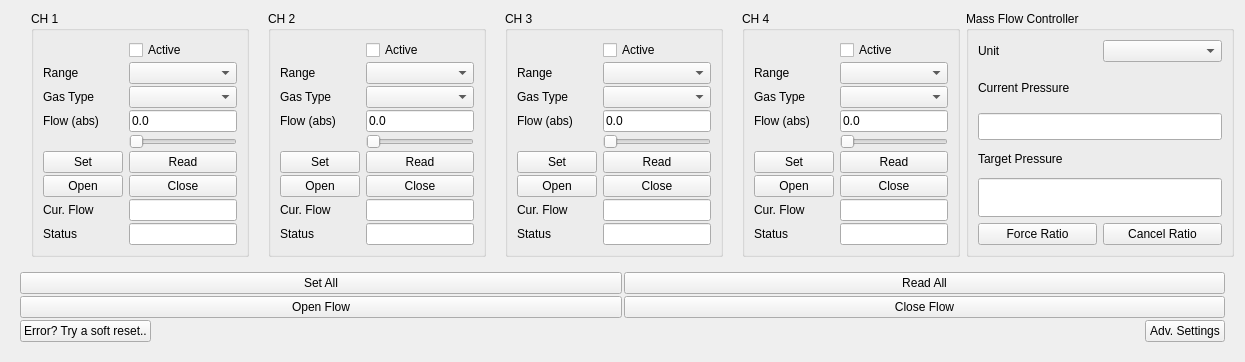
      <widget class="QWidget" name="tab_MFC">
       <attribute name="title">
        <string>Flow Controllers</string>
       </attribute>
       <attribute name="toolTip">
        <string>&lt;html&gt;&lt;head/&gt;&lt;body&gt;&lt;p&gt;&lt;span style=&quot; font-weight:600;&quot;&gt;Jet GUI - Mass Flow Controllers (MFCs)&lt;/span&gt;&lt;/p&gt;&lt;p&gt;&lt;span style=&quot; font-style:italic;&quot;&gt;Usage&lt;/span&gt;:&lt;br/&gt;(currently inactive due to lack of documentation behind the MFC control box)&lt;br/&gt;Control mass flow controllers&lt;/p&gt;&lt;p&gt;&lt;span style=&quot; font-style:italic;&quot;&gt;Keyboard Shortcuts&lt;/span&gt;:&lt;br/&gt;Escape - Exit the GUI&lt;br/&gt;Ctrl+PgDwn / Ctrl+Tab - Next tab&lt;br/&gt;Ctrl+PgUp / Ctrl+Shift+Tab - Previous tab&lt;/p&gt;&lt;p&gt;&lt;span style=&quot; font-style:italic;&quot;&gt;Mouse Shortcuts&lt;/span&gt;:&lt;br/&gt;(nothing special)&lt;/p&gt;&lt;/body&gt;&lt;/html&gt;</string>
       </attribute>
       <layout class="QVBoxLayout" name="verticalLayout_15">
        <item>
         <layout class="QHBoxLayout" name="horizontalLayout_2">
          <property name="leftMargin">
           <number>20</number>
          </property>
          <item>
           <widget class="QGroupBox" name="group_MFC1">
            <property name="maximumSize">
             <size>
              <width>300</width>
              <height>16777215</height>
             </size>
            </property>
            <property name="title">
             <string>CH 1</string>
            </property>
            <layout class="QGridLayout" name="gridLayout_5">
             <property name="verticalSpacing">
              <number>2</number>
             </property>
             <item row="1" column="1">
              <widget class="QComboBox" name="combo_MFC1Range"/>
             </item>
             <item row="6" column="1">
              <widget class="QPushButton" name="btn_MFC1Close">
               <property name="text">
                <string>Close</string>
               </property>
              </widget>
             </item>
             <item row="1" column="0">
              <widget class="QLabel" name="label_MFC1Range">
               <property name="text">
                <string>Range</string>
               </property>
              </widget>
             </item>
             <item row="0" column="1">
              <widget class="QCheckBox" name="check_MFC1Active">
               <property name="text">
                <string>Active</string>
               </property>
              </widget>
             </item>
             <item row="3" column="0">
              <widget class="QLabel" name="label_MFC1FSabs">
               <property name="text">
                <string>Flow (abs)</string>
               </property>
              </widget>
             </item>
             <item row="6" column="0">
              <widget class="QPushButton" name="btn_MFC1Open">
               <property name="text">
                <string>Open</string>
               </property>
              </widget>
             </item>
             <item row="2" column="0">
              <widget class="QLabel" name="label_MFC1Gas">
               <property name="text">
                <string>Gas Type</string>
               </property>
              </widget>
             </item>
             <item row="2" column="1">
              <widget class="QComboBox" name="combo_MFC1Gas">
               <property name="maximumSize">
                <size>
                 <width>150</width>
                 <height>16777215</height>
                </size>
               </property>
              </widget>
             </item>
             <item row="8" column="0">
              <widget class="QLabel" name="label_MFC1Status">
               <property name="text">
                <string>Status</string>
               </property>
              </widget>
             </item>
             <item row="7" column="0">
              <widget class="QLabel" name="label_MFC1CurrentFlow">
               <property name="text">
                <string>Cur. Flow</string>
               </property>
              </widget>
             </item>
             <item row="3" column="1">
              <widget class="ScrollableText" name="txt_MFC1FSabs">
               <property name="text">
                <string>0.0</string>
               </property>
              </widget>
             </item>
             <item row="8" column="1">
              <widget class="QLineEdit" name="txt_MFC1status">
               <property name="readOnly">
                <bool>true</bool>
               </property>
              </widget>
             </item>
             <item row="7" column="1">
              <widget class="QLineEdit" name="txt_MFC1CurrentFlow">
               <property name="readOnly">
                <bool>true</bool>
               </property>
              </widget>
             </item>
             <item row="5" column="0">
              <widget class="QPushButton" name="btn_MFC1Set">
               <property name="text">
                <string>Set</string>
               </property>
              </widget>
             </item>
             <item row="5" column="1">
              <widget class="QPushButton" name="btn_MFC1Read">
               <property name="text">
                <string>Read</string>
               </property>
              </widget>
             </item>
             <item row="4" column="1">
              <widget class="DoubleSlider" name="slider_MFC1Flow">
               <property name="orientation">
                <enum>Qt::Horizontal</enum>
               </property>
              </widget>
             </item>
            </layout>
           </widget>
          </item>
          <item>
           <spacer name="horizontalSpacer_16">
            <property name="orientation">
             <enum>Qt::Horizontal</enum>
            </property>
            <property name="sizeHint" stdset="0">
             <size>
              <width>13</width>
              <height>20</height>
             </size>
            </property>
           </spacer>
          </item>
          <item>
           <widget class="QGroupBox" name="group_MFC2">
            <property name="maximumSize">
             <size>
              <width>300</width>
              <height>16777215</height>
             </size>
            </property>
            <property name="title">
             <string>CH 2</string>
            </property>
            <layout class="QGridLayout" name="gridLayout_7">
             <property name="verticalSpacing">
              <number>2</number>
             </property>
             <item row="6" column="1">
              <widget class="QPushButton" name="btn_MFC2Close">
               <property name="text">
                <string>Close</string>
               </property>
              </widget>
             </item>
             <item row="1" column="1">
              <widget class="QComboBox" name="combo_MFC2Range"/>
             </item>
             <item row="1" column="0">
              <widget class="QLabel" name="label_MFC2Range">
               <property name="text">
                <string>Range</string>
               </property>
              </widget>
             </item>
             <item row="0" column="1">
              <widget class="QCheckBox" name="check_MFC2Active">
               <property name="text">
                <string>Active</string>
               </property>
              </widget>
             </item>
             <item row="3" column="0">
              <widget class="QLabel" name="label_MFC2FSabs">
               <property name="text">
                <string>Flow (abs)</string>
               </property>
              </widget>
             </item>
             <item row="6" column="0">
              <widget class="QPushButton" name="btn_MFC2Open">
               <property name="text">
                <string>Open</string>
               </property>
              </widget>
             </item>
             <item row="2" column="0">
              <widget class="QLabel" name="label_MFC2Gas">
               <property name="text">
                <string>Gas Type</string>
               </property>
              </widget>
             </item>
             <item row="2" column="1">
              <widget class="QComboBox" name="combo_MFC2Gas">
               <property name="maximumSize">
                <size>
                 <width>150</width>
                 <height>16777215</height>
                </size>
               </property>
              </widget>
             </item>
             <item row="8" column="0">
              <widget class="QLabel" name="label_MFC2Status">
               <property name="text">
                <string>Status</string>
               </property>
              </widget>
             </item>
             <item row="7" column="0">
              <widget class="QLabel" name="label_MFC2CurrentFlow">
               <property name="text">
                <string>Cur. Flow</string>
               </property>
              </widget>
             </item>
             <item row="3" column="1">
              <widget class="ScrollableText" name="txt_MFC2FSabs">
               <property name="text">
                <string>0.0</string>
               </property>
              </widget>
             </item>
             <item row="8" column="1">
              <widget class="QLineEdit" name="txt_MFC2status">
               <property name="readOnly">
                <bool>true</bool>
               </property>
              </widget>
             </item>
             <item row="7" column="1">
              <widget class="QLineEdit" name="txt_MFC2CurrentFlow">
               <property name="readOnly">
                <bool>true</bool>
               </property>
              </widget>
             </item>
             <item row="5" column="0">
              <widget class="QPushButton" name="btn_MFC2Set">
               <property name="text">
                <string>Set</string>
               </property>
              </widget>
             </item>
             <item row="5" column="1">
              <widget class="QPushButton" name="btn_MFC2Read">
               <property name="text">
                <string>Read</string>
               </property>
              </widget>
             </item>
             <item row="4" column="1">
              <widget class="DoubleSlider" name="slider_MFC2Flow">
               <property name="orientation">
                <enum>Qt::Horizontal</enum>
               </property>
              </widget>
             </item>
            </layout>
           </widget>
          </item>
          <item>
           <spacer name="horizontalSpacer_15">
            <property name="orientation">
             <enum>Qt::Horizontal</enum>
            </property>
            <property name="sizeHint" stdset="0">
             <size>
              <width>13</width>
              <height>20</height>
             </size>
            </property>
           </spacer>
          </item>
          <item>
           <widget class="QGroupBox" name="group_MFC3">
            <property name="maximumSize">
             <size>
              <width>300</width>
              <height>16777215</height>
             </size>
            </property>
            <property name="title">
             <string>CH 3</string>
            </property>
            <layout class="QGridLayout" name="gridLayout_8">
             <property name="verticalSpacing">
              <number>2</number>
             </property>
             <item row="6" column="1">
              <widget class="QPushButton" name="btn_MFC3Close">
               <property name="text">
                <string>Close</string>
               </property>
              </widget>
             </item>
             <item row="1" column="1">
              <widget class="QComboBox" name="combo_MFC3Range"/>
             </item>
             <item row="1" column="0">
              <widget class="QLabel" name="label_MFC3Range">
               <property name="text">
                <string>Range</string>
               </property>
              </widget>
             </item>
             <item row="0" column="1">
              <widget class="QCheckBox" name="check_MFC3Active">
               <property name="text">
                <string>Active</string>
               </property>
              </widget>
             </item>
             <item row="3" column="0">
              <widget class="QLabel" name="label_MFC3FSabs">
               <property name="text">
                <string>Flow (abs)</string>
               </property>
              </widget>
             </item>
             <item row="6" column="0">
              <widget class="QPushButton" name="btn_MFC3Open">
               <property name="text">
                <string>Open</string>
               </property>
              </widget>
             </item>
             <item row="2" column="0">
              <widget class="QLabel" name="label_MFC3Gas">
               <property name="text">
                <string>Gas Type</string>
               </property>
              </widget>
             </item>
             <item row="2" column="1">
              <widget class="QComboBox" name="combo_MFC3Gas">
               <property name="maximumSize">
                <size>
                 <width>150</width>
                 <height>16777215</height>
                </size>
               </property>
              </widget>
             </item>
             <item row="8" column="0">
              <widget class="QLabel" name="label_MFC3Status">
               <property name="text">
                <string>Status</string>
               </property>
              </widget>
             </item>
             <item row="7" column="0">
              <widget class="QLabel" name="label_MFC3CurrentFlow">
               <property name="text">
                <string>Cur. Flow</string>
               </property>
              </widget>
             </item>
             <item row="3" column="1">
              <widget class="ScrollableText" name="txt_MFC3FSabs">
               <property name="text">
                <string>0.0</string>
               </property>
              </widget>
             </item>
             <item row="8" column="1">
              <widget class="QLineEdit" name="txt_MFC3status">
               <property name="readOnly">
                <bool>true</bool>
               </property>
              </widget>
             </item>
             <item row="7" column="1">
              <widget class="QLineEdit" name="txt_MFC3CurrentFlow">
               <property name="readOnly">
                <bool>true</bool>
               </property>
              </widget>
             </item>
             <item row="5" column="0">
              <widget class="QPushButton" name="btn_MFC3Set">
               <property name="text">
                <string>Set</string>
               </property>
              </widget>
             </item>
             <item row="5" column="1">
              <widget class="QPushButton" name="btn_MFC3Read">
               <property name="text">
                <string>Read</string>
               </property>
              </widget>
             </item>
             <item row="4" column="1">
              <widget class="DoubleSlider" name="slider_MFC3Flow">
               <property name="orientation">
                <enum>Qt::Horizontal</enum>
               </property>
              </widget>
             </item>
            </layout>
           </widget>
          </item>
          <item>
           <spacer name="horizontalSpacer_13">
            <property name="orientation">
             <enum>Qt::Horizontal</enum>
            </property>
            <property name="sizeHint" stdset="0">
             <size>
              <width>13</width>
              <height>20</height>
             </size>
            </property>
           </spacer>
          </item>
          <item>
           <widget class="QGroupBox" name="group_MFC4">
            <property name="maximumSize">
             <size>
              <width>300</width>
              <height>16777215</height>
             </size>
            </property>
            <property name="title">
             <string>CH 4</string>
            </property>
            <layout class="QGridLayout" name="gridLayout_9">
             <property name="verticalSpacing">
              <number>2</number>
             </property>
             <item row="0" column="1">
              <widget class="QCheckBox" name="check_MFC4Active">
               <property name="text">
                <string>Active</string>
               </property>
              </widget>
             </item>
             <item row="1" column="0">
              <widget class="QLabel" name="label_MFC4Range">
               <property name="text">
                <string>Range</string>
               </property>
              </widget>
             </item>
             <item row="6" column="1">
              <widget class="QPushButton" name="btn_MFC4Close">
               <property name="text">
                <string>Close</string>
               </property>
              </widget>
             </item>
             <item row="1" column="1">
              <widget class="QComboBox" name="combo_MFC4Range"/>
             </item>
             <item row="3" column="0">
              <widget class="QLabel" name="label_MFC4FSabs">
               <property name="text">
                <string>Flow (abs)</string>
               </property>
              </widget>
             </item>
             <item row="6" column="0">
              <widget class="QPushButton" name="btn_MFC4Open">
               <property name="text">
                <string>Open</string>
               </property>
              </widget>
             </item>
             <item row="2" column="0">
              <widget class="QLabel" name="label_MFC4Gas">
               <property name="text">
                <string>Gas Type</string>
               </property>
              </widget>
             </item>
             <item row="2" column="1">
              <widget class="QComboBox" name="combo_MFC4Gas">
               <property name="maximumSize">
                <size>
                 <width>150</width>
                 <height>16777215</height>
                </size>
               </property>
              </widget>
             </item>
             <item row="8" column="0">
              <widget class="QLabel" name="label_MFC4Status">
               <property name="text">
                <string>Status</string>
               </property>
              </widget>
             </item>
             <item row="7" column="0">
              <widget class="QLabel" name="label_MFC4CurrentFlow">
               <property name="text">
                <string>Cur. Flow</string>
               </property>
              </widget>
             </item>
             <item row="3" column="1">
              <widget class="ScrollableText" name="txt_MFC4FSabs">
               <property name="text">
                <string>0.0</string>
               </property>
              </widget>
             </item>
             <item row="8" column="1">
              <widget class="QLineEdit" name="txt_MFC4status">
               <property name="readOnly">
                <bool>true</bool>
               </property>
              </widget>
             </item>
             <item row="7" column="1">
              <widget class="QLineEdit" name="txt_MFC4CurrentFlow">
               <property name="readOnly">
                <bool>true</bool>
               </property>
              </widget>
             </item>
             <item row="5" column="0">
              <widget class="QPushButton" name="btn_MFC4Set">
               <property name="text">
                <string>Set</string>
               </property>
              </widget>
             </item>
             <item row="5" column="1">
              <widget class="QPushButton" name="btn_MFC4Read">
               <property name="text">
                <string>Read</string>
               </property>
              </widget>
             </item>
             <item row="4" column="1">
              <widget class="DoubleSlider" name="slider_MFC4Flow">
               <property name="orientation">
                <enum>Qt::Horizontal</enum>
               </property>
              </widget>
             </item>
            </layout>
           </widget>
          </item>
          <item>
           <widget class="QGroupBox" name="group_MFCPressure">
            <property name="title">
             <string>Mass Flow Controller</string>
            </property>
            <layout class="QVBoxLayout" name="verticalLayout_37">
             <item>
              <layout class="QHBoxLayout" name="horizontalLayout_22">
               <item>
                <widget class="QLabel" name="label_MFCPUnit">
                 <property name="text">
                  <string>Unit</string>
                 </property>
                </widget>
               </item>
               <item>
                <widget class="QComboBox" name="combo_MFCPUnit"/>
               </item>
              </layout>
             </item>
             <item>
              <layout class="QVBoxLayout" name="verticalLayout_38">
               <item>
                <widget class="QLabel" name="label_MFCPressureReadingMtab">
                 <property name="text">
                  <string>Current Pressure</string>
                 </property>
                </widget>
               </item>
               <item>
                <widget class="QLineEdit" name="txt_MFCPressureReadingMtab">
                 <property name="font">
                  <font>
                   <pointsize>12</pointsize>
                  </font>
                 </property>
                 <property name="readOnly">
                  <bool>true</bool>
                 </property>
                </widget>
               </item>
              </layout>
             </item>
             <item>
              <layout class="QVBoxLayout" name="verticalLayout_39">
               <item>
                <widget class="QLabel" name="label_MFCPressureTarget">
                 <property name="text">
                  <string>Target Pressure</string>
                 </property>
                </widget>
               </item>
               <item>
                <widget class="QLineEdit" name="txt_MFCPressureTarget">
                 <property name="font">
                  <font>
                   <pointsize>20</pointsize>
                  </font>
                 </property>
                </widget>
               </item>
              </layout>
             </item>
             <item>
              <layout class="QHBoxLayout" name="horizontalLayout_23">
               <item>
                <widget class="QPushButton" name="btn_MFCSetRatio">
                 <property name="text">
                  <string>Force Ratio</string>
                 </property>
                </widget>
               </item>
               <item>
                <widget class="QPushButton" name="btn_MFCStopRatio">
                 <property name="text">
                  <string>Cancel Ratio</string>
                 </property>
                </widget>
               </item>
              </layout>
             </item>
            </layout>
           </widget>
          </item>
         </layout>
        </item>
        <item>
         <widget class="QFrame" name="frame_MFCGlobal">
          <property name="sizePolicy">
           <sizepolicy hsizetype="Preferred" vsizetype="Maximum">
            <horstretch>0</horstretch>
            <verstretch>0</verstretch>
           </sizepolicy>
          </property>
          <layout class="QGridLayout" name="gridLayout_6">
           <property name="spacing">
            <number>2</number>
           </property>
           <item row="0" column="0">
            <widget class="QPushButton" name="btn_MFCSetAll">
             <property name="text">
              <string>Set All</string>
             </property>
            </widget>
           </item>
           <item row="0" column="1">
            <widget class="QPushButton" name="btn_MFCReadAll">
             <property name="text">
              <string>Read All</string>
             </property>
            </widget>
           </item>
           <item row="1" column="0">
            <widget class="QPushButton" name="btn_MFCOpenAll">
             <property name="text">
              <string>Open Flow</string>
             </property>
            </widget>
           </item>
           <item row="1" column="1">
            <widget class="QPushButton" name="btn_MFCCloseAll">
             <property name="text">
              <string>Close Flow</string>
             </property>
            </widget>
           </item>
           <item row="2" column="1">
            <layout class="QHBoxLayout" name="horizontalLayout_16">
             <item>
              <spacer name="horizontalSpacer_14">
               <property name="orientation">
                <enum>Qt::Horizontal</enum>
               </property>
               <property name="sizeHint" stdset="0">
                <size>
                 <width>40</width>
                 <height>20</height>
                </size>
               </property>
              </spacer>
             </item>
             <item>
              <widget class="QPushButton" name="btn_AdvSettingsMFC">
               <property name="text">
                <string>Adv. Settings</string>
               </property>
              </widget>
             </item>
            </layout>
           </item>
           <item row="2" column="0">
            <layout class="QHBoxLayout" name="horizontalLayout_8">
             <item>
              <widget class="QPushButton" name="btn_MFCClear">
               <property name="text">
                <string>Error? Try a soft reset..</string>
               </property>
              </widget>
             </item>
             <item>
              <spacer name="horizontalSpacer_18">
               <property name="orientation">
                <enum>Qt::Horizontal</enum>
               </property>
               <property name="sizeHint" stdset="0">
                <size>
                 <width>40</width>
                 <height>20</height>
                </size>
               </property>
              </spacer>
             </item>
            </layout>
           </item>
          </layout>
         </widget>
        </item>
       </layout>
      </widget>
